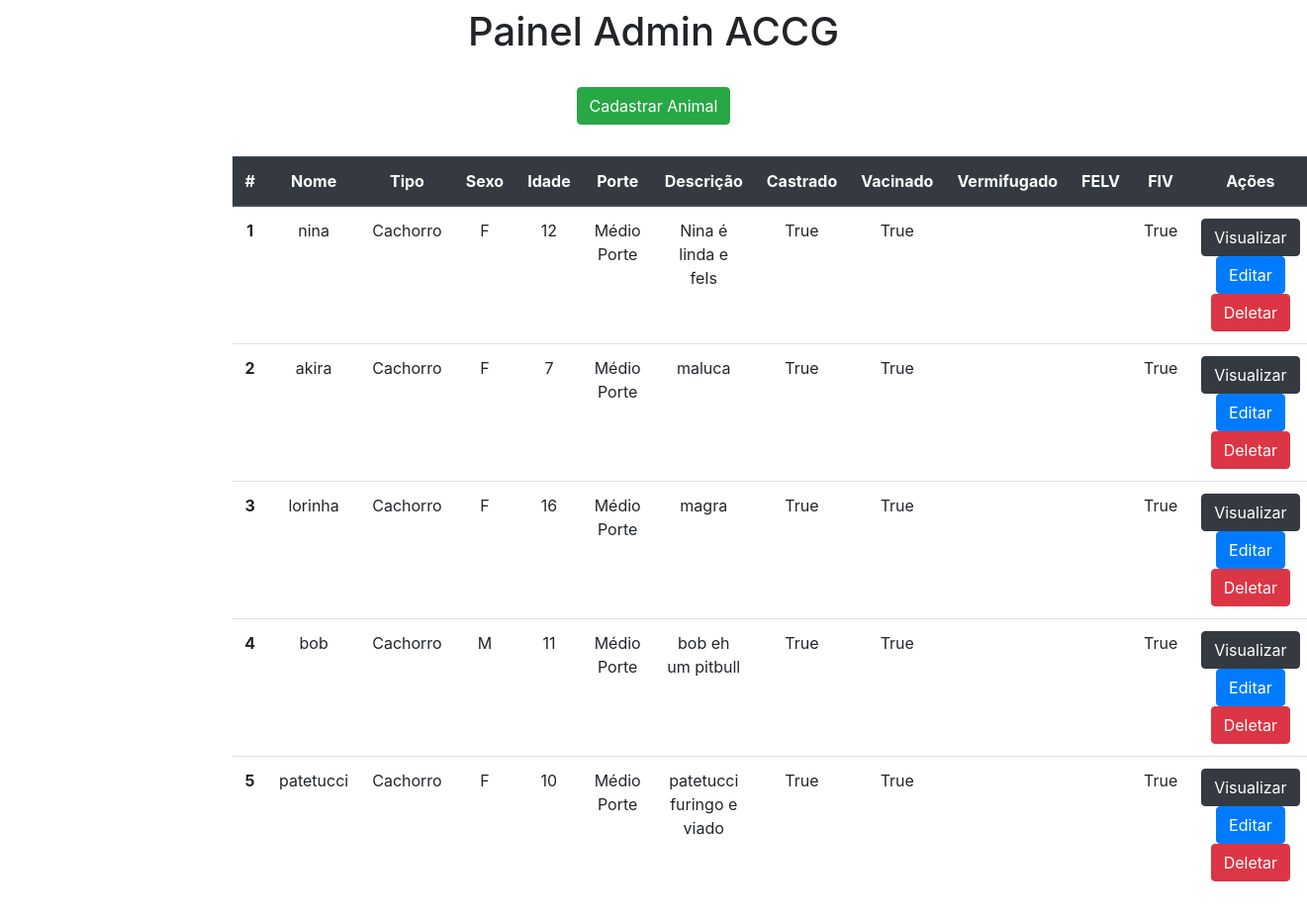
The page /admin-accg/ (signed in) on the database as committed earlier.
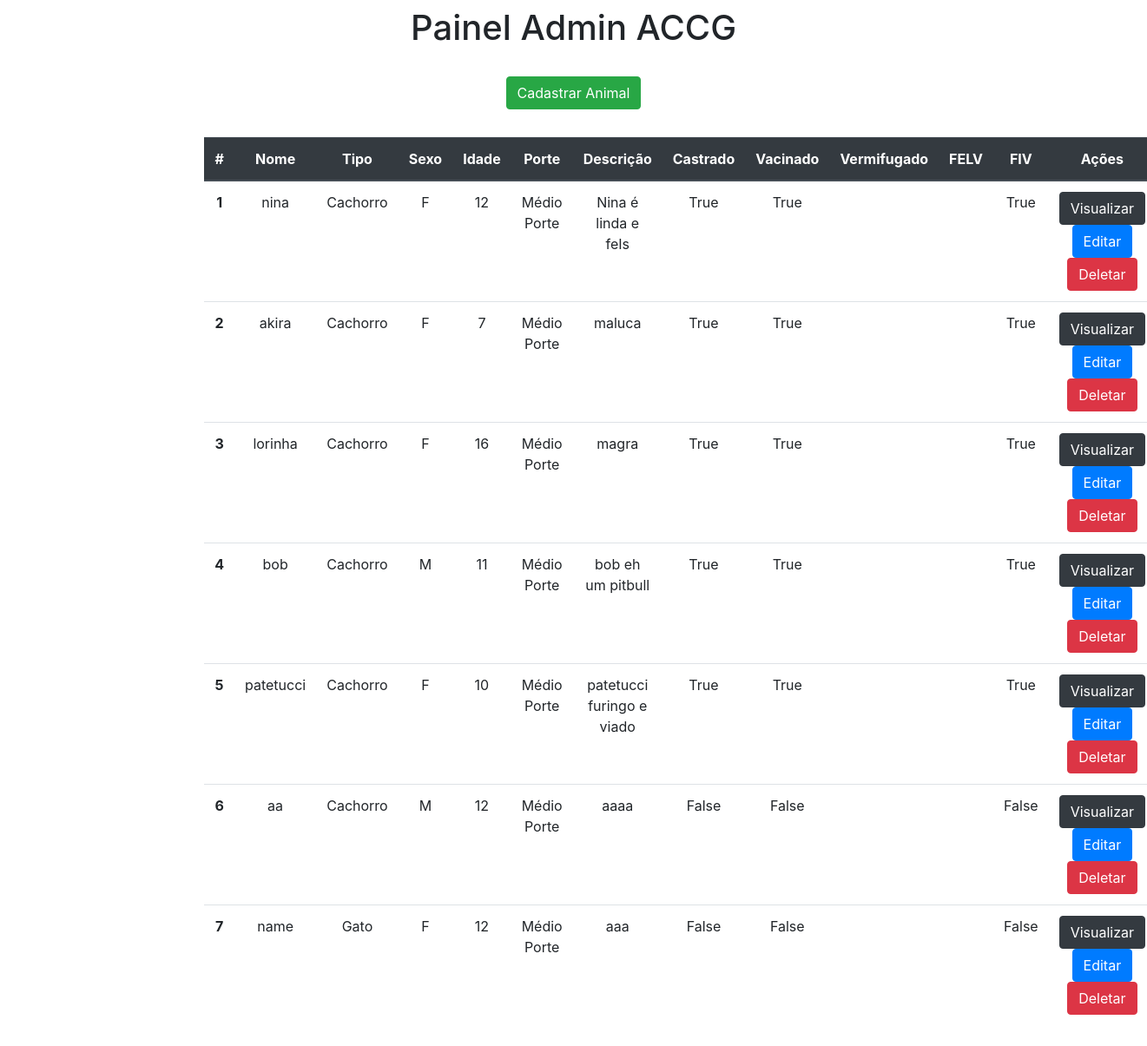
The same page on the database as committed later.
### app/models.py (models this page shows)
class Animais(models.Model):
    sexo = {
        "F": "Fêmea",
        "M": "Macho",
    }
    tipo = {
        "Gato": "Gato",
        "Cachorro": "Cachorro",
    }
    porte = {
        "Pequeno Porte": "Pequeno Porte",
        "Médio Porte": "Médio Porte",
        "Grande Porte": "Grande Porte",
    }
    nome = models.CharField(max_length=30)
    idade = models.IntegerField()
    descricao = models.TextField()
    castrado = models.BooleanField()
    vacinado = models.BooleanField()
    vermifugado = models.BooleanField()
    sexo = models.CharField(max_length=1, choices=sexo)
    tipo = models.CharField(max_length=10, choices=tipo)
    porte = models.CharField(max_length=20, choices=porte, default=porte["Médio Porte"])
    url_imagem = models.CharField(max_length=100, default="https://static.wixstatic.com/media/f94f12_6af5c43bf13048b9b0d22534c7ed9cd7~mv2.png")

### app/views.py (the view)
# urls.py: path('admin-accg/', adminAccg, name='adminAccg'),
def adminAccg(request):
    data = {}
    data['db'] = Animais.objects.all()
    return render(request, 'admin.html', data)

### app/templates/admin.html (shortened to what this page needs)
<!DOCTYPE html>
<html lang="pt-br">
<head>
    <link rel="stylesheet" href="https://stackpath.bootstrapcdn.com/bootstrap/4.4.1/css/bootstrap.min.css">
</head>
<body>
{% block content %}
    {% if request.user.is_authenticated %}
        <div class="col-8 m-auto pt-2 pb-2 text-center">
            <h1>Painel Admin ACCG</h1>
        </div>
        <div class="col-8 m-auto pt-3 pb-2 text-center">
            <a href="/admin-accg/cadastrar" class="btn btn-success">Cadastrar Animal</a>
        </div>
        <div class="col-8 m-auto pt-4 pb-2 text-center">
            <table class="table">
              <thead class="thead-dark">
                <tr>
                  <th scope="col">#</th>
                  <th scope="col">Nome</th>
                  <th scope="col">Tipo</th>
                  <th scope="col">Sexo</th>
                  <th scope="col">Idade</th>
                  <th scope="col">Porte</th>
                  <th scope="col">Descrição</th>
                  <th scope="col">Castrado</th>
                  <th scope="col">Vacinado</th>
                  <th scope="col">Vermifugado</th>
                  <th scope="col">FELV</th>
                  <th scope="col">FIV</th>
                  <th scope="col">Ações</th>
                </tr>
              </thead>
              <tbody>
              {% for dbs in db %}
                <tr>
                  <th>{{dbs.id}}</th>
                  <td>{{dbs.nome}}</td>
                  <td>{{dbs.tipo}}</td>
                  <td>{{dbs.sexo}}</td>
                  <td>{{dbs.idade}}</td>
                  <td>{{dbs.porte}}</td>
                  <td>{{dbs.descricao}}</td>
                  <td>{{dbs.castrado}}</td>
                  <td>{{dbs.vacinado}}</td>
                  <td>{{dbs.felv}}</td>
                  <td>{{dbs.fiv}}</td>
                  <td>{{dbs.vermifugado}}</td>
                  <td>
                    <a href="/admin-accg/animal/{{dbs.id}}/" class="btn btn-dark">Visualizar</a>
                    <a href="/admin-accg/editar/{{dbs.id}}/" class="btn btn-primary">Editar</a>
                    <a href="/admin-accg/deletar/{{dbs.id}}/" class="btn btn-danger btnDel">Deletar</a>
                </td>
                </tr>
              {% endfor %}
              </tbody>
            </table>
        </div>
        {% load static %}
    {% else %}
        Área Restrita
    {% endif %}
</body>
{% endblock %}
</html>

Rows that differ between the two databases and show on the page:
added Animais: id "6", nome "aa", tipo "Cachorro", sexo "M", idade "12", porte "Médio Porte", descricao "aaaa", castrado "False", vacinado "False", vermifugado "False"
added Animais: id "7", nome "name", tipo "Gato", sexo "F", idade "12", porte "Médio Porte", descricao "aaa", castrado "False", vacinado "False", vermifugado "False"
